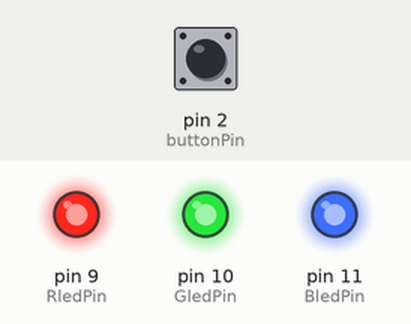
A sketch run on a simulated Arduino Uno, built with avr-gcc and run on an emulated ATmega328P. Shown: output pins drawn as LEDs (lit = HIGH). Dashed ring = blinking. The test bench sets the inputs (shaded band); at power-on: pin 2 (buttonPin) LOW.

Above: at 1.2 s.
1.3 s: pin 2 (buttonPin) pulled HIGH for 3.2 s
At 4.8 s:
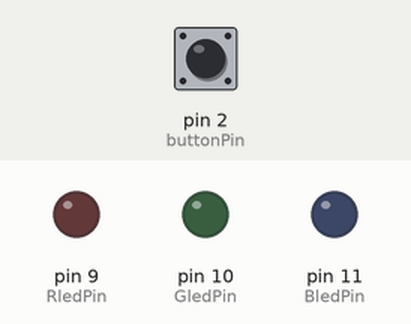
7.5 s: pin 2 (buttonPin) pulled HIGH for 0.15 s
10.6 s: pin 2 (buttonPin) pulled HIGH for 1 s
At 14.3 s:
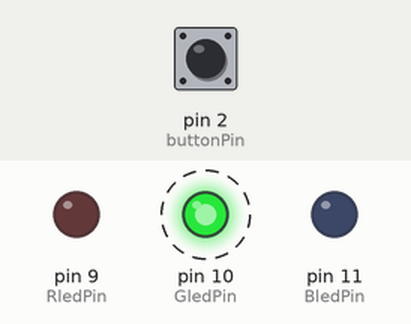
14.6 s: pin 2 (buttonPin) pulled HIGH for 0.15 s
At 16.0 s:
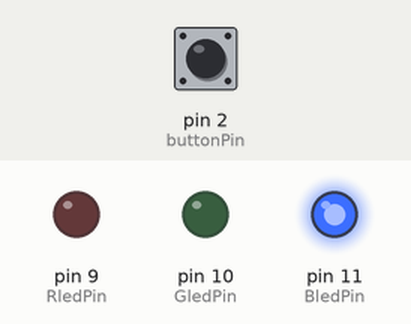
17.7 s: pin 2 (buttonPin) pulled HIGH for 0.15 s
At 20.3 s:
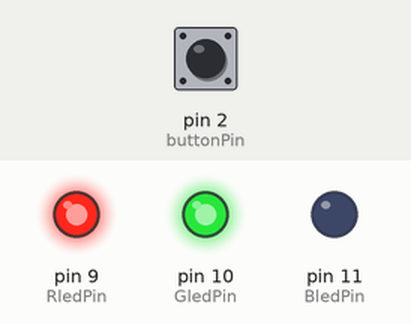
20.8 s: pin 2 (buttonPin) pulled HIGH for 3.2 s
At 24.47 s:
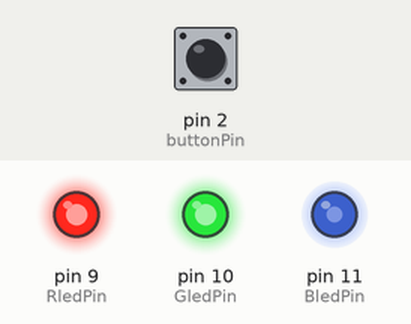
Timing chart, 0 to 28.0 s (numbered marks = the images above; inputs shaded):
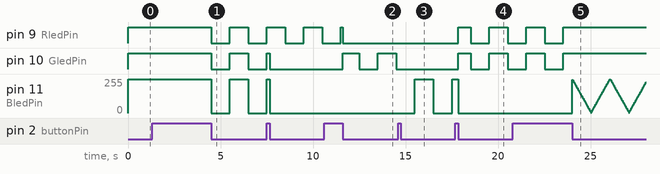

Measured:
- after the input at 1.3 s, pin 9 (RledPin), pin 10 (GledPin): HIGH → LOW after 3.2 s, → HIGH 1.0 s later, → LOW 1.0 s later; pin 11 (BledPin): 255/255 → 0/255 after 3.2 s, → 255/255 1.0 s later, → 0/255 1.0 s later
- after the input at 10.6 s, pin 10 (GledPin): alternates HIGH for 0.95 s and LOW for 1.0 s, starting after 1.0 s
- after the input at 14.6 s, pin 10 (GledPin): stays LOW (without the input it goes to HIGH after 0.91 s); pin 11 (BledPin): 0/255 → 255/255 after 0.91 s, → 0/255 1.0 s later, → 255/255 1.0 s later
- after the input at 17.7 s, pin 9 (RledPin), pin 10 (GledPin): LOW → HIGH after 0.15 s, → LOW 0.66 s later, → HIGH 1.0 s later, → LOW 1.0 s later
- after the input at 20.8 s, pin 9 (RledPin), pin 10 (GledPin): goes on until 23.5 s, then stays HIGH

The sketch:

1022_Long_ShortPressed.ino
```cpp
const int buttonPin = 2;

const int RledPin = 9;
const int GledPin = 10;
const int BledPin = 11;

int buttonState = 0;
bool buttonPressed = false;
unsigned long pressingTime = 0;
const int longPressInterval = 2000; // 2 seconds for long press

int currentMode = 0;
unsigned long blinkTimer = 0;
const int blinkInterval = 1000;
bool blinkOn = true;

int lightNum = 0;

int RLightColor = 0;
int GLightColor = 0;
int BLightColor = 0;
int RCurrentColor = 0;
int GCurrentColor = 0;
int BCurrentColor = 0;

void setup() {
  pinMode(buttonPin, INPUT);
  pinMode(RledPin, OUTPUT);
  pinMode(GledPin, OUTPUT);
  pinMode(BledPin, OUTPUT);
}

void loop() {
  checkButton();
  updateLEDColor();
  setRGBLEDColor(RCurrentColor, GCurrentColor, BCurrentColor); // ✅ Use current mode color
}

// ===== LED CONTROL =====
void setRGBLEDColor(int r, int g, int b) {
  // Invert output for common anode LED
  analogWrite(RledPin, 255 - r);
  analogWrite(GledPin, 255 - g);
  analogWrite(BledPin, 255 - b);
}

// ===== BUTTON CONTROL =====
void checkButton() {
  buttonState = digitalRead(buttonPin);

  if (buttonState == HIGH && !buttonPressed) {
    pressingTime = millis();
    buttonPressed = true;
  }

  if (buttonState == LOW && buttonPressed) {
    unsigned long currentTime = millis();
    if (currentTime - pressingTime < longPressInterval) {
      changeLEDColor();  // short press = change color
    } else {
      changeMode();      // long press = change mode
    }
    buttonPressed = false;
  }
}

// ===== COLOR SELECTION =====
void changeLEDColor() {
  lightNum++;
  if (lightNum >= 5) lightNum = 0;

  if (lightNum == 0) { RLightColor = 0; GLightColor = 0; BLightColor = 0; }           // off
  if (lightNum == 1) { RLightColor = 0; GLightColor = 255; BLightColor = 255; }       // cyan
  if (lightNum == 2) { RLightColor = 255; GLightColor = 0; BLightColor = 255; }       // magenta
  if (lightNum == 3) { RLightColor = 255; GLightColor = 255; BLightColor = 0; }       // yellow
  if (lightNum == 4) { RLightColor = 0; GLightColor = 0; BLightColor = 255; }         // blue
}

// ===== MODE SELECTION =====
void changeMode() {
  currentMode++;
  if (currentMode >= 3) currentMode = 0;

  if (currentMode == 1) {
    blinkTimer = 0;
    blinkOn = true;
  }
}

// ===== LED BEHAVIOR =====
void updateLEDColor() {
  if (currentMode == 0) {
    // Solid color
    RCurrentColor = RLightColor;
    GCurrentColor = GLightColor;
    BCurrentColor = BLightColor;
  }

  else if (currentMode == 1) {
    // Blink mode
    unsigned long currentTime = millis();
    if (currentTime - blinkTimer > blinkInterval) {
      blinkOn = !blinkOn;
      blinkTimer = currentTime;
    }

    if (blinkOn) {
      RCurrentColor = RLightColor;
      GCurrentColor = GLightColor;
      BCurrentColor = BLightColor;
    } else {
      RCurrentColor = 255;
      GCurrentColor = 255;
      BCurrentColor = 255;
    }
  }

  else if (currentMode == 2) {
    // Fade mode
    static int fadeValue = 0;
    static int fadeDirection = 1;

    fadeValue += fadeDirection * 5;
    if (fadeValue <= 0 || fadeValue >= 255) fadeDirection *= -1;

    RCurrentColor = (RLightColor * fadeValue) / 255;
    GCurrentColor = (GLightColor * fadeValue) / 255;
    BCurrentColor = (BLightColor * fadeValue) / 255;

    delay(20); // smooth fade
  }
}
```
